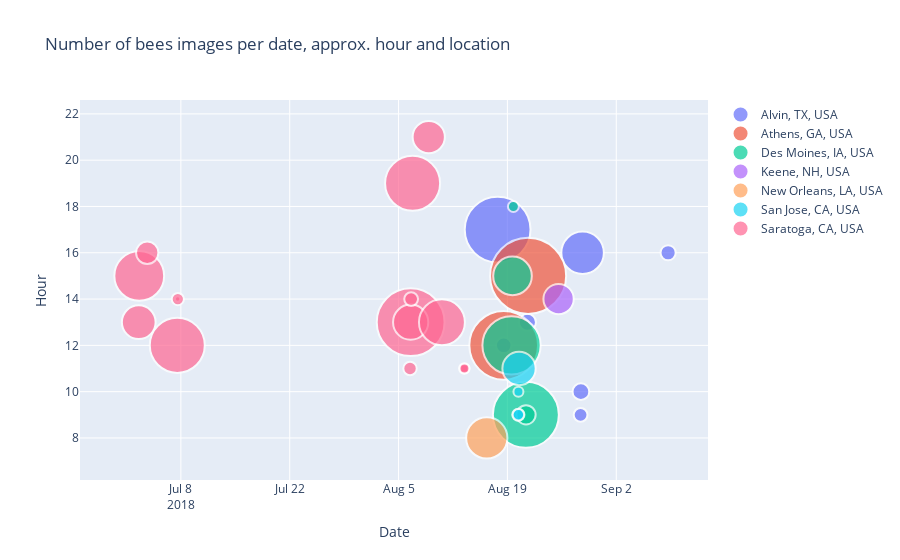

Notebook code cell kept with this figure:
### Code cell
tmp = honey_bee_df.groupby(['date_time', 'hour'])['location'].value_counts()
df = pd.DataFrame(data={'Images': tmp.values}, index=tmp.index).reset_index()
hover_text = []
for index, row in df.iterrows():
    hover_text.append(('Date/time: {}<br>'+
                      'Hour: {}<br>'+
                      'Location: {}<br>'+
                      'Images: {}').format(row['date_time'],
                                            row['hour'],
                                            row['location'],
                                            row['Images']))
df['hover_text'] = hover_text
locations = (honey_bee_df.groupby(['location'])['location'].nunique()).index
data = []
for location in locations:
    dfL = df[df['location']==location]
    trace = go.Scatter(
        x = dfL['date_time'],y = dfL['hour'],
        name=location,
        marker=dict(
            symbol='circle',
            sizemode='area',
            sizeref=0.2,
            size=dfL['Images'],
            line=dict(
                width=2
            ),),
        mode = "markers",
        text=dfL['hover_text'],
    )
    data.append(trace)
    
layout = dict(title = 'Number of bees images per date, approx. hour and location',
          xaxis = dict(title = 'Date', showticklabels=True), 
          yaxis = dict(title = 'Hour'),
          hovermode = 'closest'
         )
fig = dict(data = data, layout = layout)

iplot(fig, filename='images-date_time')

### Figure 1 — Plotly figure (JSON) as saved in the notebook; plotly's stock layout.template omitted (floating-point values rounded to 4 significant figures)
{"data": [{"marker": {"line": {"width": 2}, "size": [433, 24, 29, 19, 28, 181, 23], "sizemode": "area", "sizeref": 0.2, "symbol": "circle"}, "mode": "markers", "name": "Alvin, TX, USA", "text": ["Date/time: 2018-08-17 17:50:00<br>Hour: 17<br>Location: Alvin, TX, USA<br>Images: 433", "Date/time: 2018-08-18 12:36:00<br>Hour: 12<br>Location: Alvin, TX, USA<br>Images: 24", "Date/time: 2018-08-21 13:49:00<br>Hour: 13<br>Location: Alvin, TX, USA<br>Images: 29", "Date/time: 2018-08-28 09:54:00<br>Hour: 9<br>Location: Alvin, TX, USA<br>Images: 19", "Date/time: 2018-08-28 10:53:00<br>Hour: 10<br>Location: Alvin, TX, USA<br>Images: 28", "Date/time: 2018-08-28 16:07:00<br>Hour: 16<br>Location: Alvin, TX, USA<br>Images: 181", "Date/time: 2018-09-08 16:08:00<br>Hour: 16<br>Location: Alvin, TX, USA<br>Images: 23"], "type": "scatter", "x": ["2018-08-17T17:50:00", "2018-08-18T12:36:00", "2018-08-21T13:49:00", "2018-08-28T09:54:00", "2018-08-28T10:53:00", "2018-08-28T16:07:00", "2018-09-08T16:08:00"], "y": [17, 12, 13, 9, 10, 16, 16]}, {"marker": {"line": {"width": 2}, "size": [472, 579], "sizemode": "area", "sizeref": 0.2, "symbol": "circle"}, "mode": "markers", "name": "Athens, GA, USA", "text": ["Date/time: 2018-08-18 12:30:00<br>Hour: 12<br>Location: Athens, GA, USA<br>Images: 472", "Date/time: 2018-08-21 15:56:00<br>Hour: 15<br>Location: Athens, GA, USA<br>Images: 579"], "type": "scatter", "x": ["2018-08-18T12:30:00", "2018-08-21T15:56:00"], "y": [12, 15]}, {"marker": {"line": {"width": 2}, "size": [340, 149, 12, 435, 37], "sizemode": "area", "sizeref": 0.2, "symbol": "circle"}, "mode": "markers", "name": "Des Moines, IA, USA", "text": ["Date/time: 2018-08-19 12:46:00<br>Hour: 12<br>Location: Des Moines, IA, USA<br>Images: 340", "Date/time: 2018-08-19 15:46:00<br>Hour: 15<br>Location: Des Moines, IA, USA<br>Images: 149", "Date/time: 2018-08-19 18:30:00<br>Hour: 18<br>Location: Des Moines, IA, USA<br>Images: 12", "Date/time: 2018-08-21 09:00:00<br>Hour: 9<br>Location: Des Moines, IA, USA<br>Images: 435", "Date/time: 2018-08-21 09:30:00<br>Hour: 9<br>Location: Des Moines, IA, USA<br>Images: 37"], "type": "scatter", "x": ["2018-08-19T12:46:00", "2018-08-19T15:46:00", "2018-08-19T18:30:00", "2018-08-21T09:00:00", "2018-08-21T09:30:00"], "y": [12, 15, 18, 9, 9]}, {"marker": {"line": {"width": 2}, "size": [92], "sizemode": "area", "sizeref": 0.2, "symbol": "circle"}, "mode": "markers", "name": "Keene, NH, USA", "text": ["Date/time: 2018-08-25 14:00:00<br>Hour: 14<br>Location: Keene, NH, USA<br>Images: 92"], "type": "scatter", "x": ["2018-08-25T14:00:00"], "y": [14]}, {"marker": {"line": {"width": 2}, "size": [170], "sizemode": "area", "sizeref": 0.2, "symbol": "circle"}, "mode": "markers", "name": "New Orleans, LA, USA", "text": ["Date/time: 2018-08-16 08:20:00<br>Hour: 8<br>Location: New Orleans, LA, USA<br>Images: 170"], "type": "scatter", "x": ["2018-08-16T08:20:00"], "y": [8]}, {"marker": {"line": {"width": 2}, "size": [15, 13, 10, 111], "sizemode": "area", "sizeref": 0.2, "symbol": "circle"}, "mode": "markers", "name": "San Jose, CA, USA", "text": ["Date/time: 2018-08-20 09:47:00<br>Hour: 9<br>Location: San Jose, CA, USA<br>Images: 15", "Date/time: 2018-08-20 09:53:00<br>Hour: 9<br>Location: San Jose, CA, USA<br>Images: 13", "Date/time: 2018-08-20 10:03:00<br>Hour: 10<br>Location: San Jose, CA, USA<br>Images: 10", "Date/time: 2018-08-20 11:55:00<br>Hour: 11<br>Location: San Jose, CA, USA<br>Images: 111"], "type": "scatter", "x": ["2018-08-20T09:47:00", "2018-08-20T09:53:00", "2018-08-20T10:03:00", "2018-08-20T11:55:00"], "y": [9, 9, 10, 11]}, {"marker": {"line": {"width": 2}, "size": [114, 248, 50, 303, 3, 15, 18, 460, 124, 19, 303, 104, 211, 11, 7, 10], "sizemode": "area", "sizeref": 0.2, "symbol": "circle"}, "mode": "markers", "name": "Saratoga, CA, USA", "text": ["Date/time: 2018-07-02 13:57:00<br>Hour: 13<br>Location: Saratoga, CA, USA<br>Images: 114", "Date/time: 2018-07-02 15:30:00<br>Hour: 15<br>Location: Saratoga, CA, USA<br>Images: 248", "Date/time: 2018-07-03 16:10:00<br>Hour: 16<br>Location: Saratoga, CA, USA<br>Images: 50", "Date/time: 2018-07-07 12:56:00<br>Hour: 12<br>Location: Saratoga, CA, USA<br>Images: 303", "Date/time: 2018-07-07 14:00:00<br>Hour: 14<br>Location: Saratoga, CA, USA<br>Images: 3", "Date/time: 2018-07-07 14:35:00<br>Hour: 14<br>Location: Saratoga, CA, USA<br>Images: 15", "Date/time: 2018-08-06 11:25:00<br>Hour: 11<br>Location: Saratoga, CA, USA<br>Images: 18", "Date/time: 2018-08-06 13:19:00<br>Hour: 13<br>Location: Saratoga, CA, USA<br>Images: 460", "Date/time: 2018-08-06 13:21:00<br>Hour: 13<br>Location: Saratoga, CA, USA<br>Images: 124", "Date/time: 2018-08-06 14:48:00<br>Hour: 14<br>Location: Saratoga, CA, USA<br>Images: 19", "Date/time: 2018-08-06 19:19:00<br>Hour: 19<br>Location: Saratoga, CA, USA<br>Images: 303", "Date/time: 2018-08-08 21:13:00<br>Hour: 21<br>Location: Saratoga, CA, USA<br>Images: 104", "Date/time: 2018-08-10 13:54:00<br>Hour: 13<br>Location: Saratoga, CA, USA<br>Images: 211", "Date/time: 2018-08-13 11:00:00<br>Hour: 11<br>Location: Saratoga, CA, USA<br>Images: 11", "Date/time: 2018-08-13 11:11:00<br>Hour: 11<br>Location: Saratoga, CA, USA<br>Images: 7", "Date/time: 2018-08-13 11:20:00<br>Hour: 11<br>Location: Saratoga, CA, USA<br>Images: 10"], "type": "scatter", "x": ["2018-07-02T13:57:00", "2018-07-02T15:30:00", "2018-07-03T16:10:00", "2018-07-07T12:56:00", "2018-07-07T14:00:00", "2018-07-07T14:35:00", "2018-08-06T11:25:00", "2018-08-06T13:19:00", "2018-08-06T13:21:00", "2018-08-06T14:48:00", "2018-08-06T19:19:00", "2018-08-08T21:13:00", "2018-08-10T13:54:00", "2018-08-13T11:00:00", "2018-08-13T11:11:00", "2018-08-13T11:20:00"], "y": [13, 15, 16, 12, 14, 14, 11, 13, 13, 14, 19, 21, 13, 11, 11, 11]}], "layout": {"hovermode": "closest", "title": {"text": "Number of bees images per date, approx. hour and location"}, "xaxis": {"showticklabels": true, "title": {"text": "Date"}}, "yaxis": {"title": {"text": "Hour"}}}}
